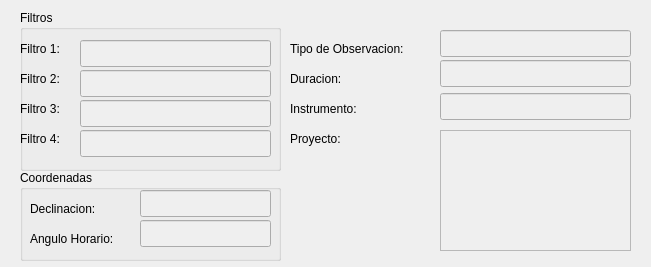
<?xml version="1.0" encoding="UTF-8"?>
<ui version="4.0">
 <class>FormProtocolo</class>
 <widget class="QWidget" name="FormProtocolo">
  <property name="geometry">
   <rect>
    <x>0</x>
    <y>0</y>
    <width>651</width>
    <height>267</height>
   </rect>
  </property>
  <property name="minimumSize">
   <size>
    <width>651</width>
    <height>267</height>
   </size>
  </property>
  <property name="maximumSize">
   <size>
    <width>651</width>
    <height>267</height>
   </size>
  </property>
  <property name="windowTitle">
   <string>Form</string>
  </property>
  <widget class="QLineEdit" name="lineEditTipoObservacion">
   <property name="enabled">
    <bool>false</bool>
   </property>
   <property name="geometry">
    <rect>
     <x>440</x>
     <y>30</y>
     <width>191</width>
     <height>27</height>
    </rect>
   </property>
  </widget>
  <widget class="QGroupBox" name="groupBox_4">
   <property name="geometry">
    <rect>
     <x>20</x>
     <y>170</y>
     <width>261</width>
     <height>91</height>
    </rect>
   </property>
   <property name="title">
    <string>Coordenadas</string>
   </property>
   <widget class="QLabel" name="label_5">
    <property name="geometry">
     <rect>
      <x>10</x>
      <y>30</y>
      <width>91</width>
      <height>17</height>
     </rect>
    </property>
    <property name="text">
     <string>Declinacion:</string>
    </property>
   </widget>
   <widget class="QLabel" name="label_6">
    <property name="geometry">
     <rect>
      <x>10</x>
      <y>60</y>
      <width>111</width>
      <height>17</height>
     </rect>
    </property>
    <property name="text">
     <string>Angulo Horario:</string>
    </property>
   </widget>
   <widget class="QLineEdit" name="lineEditDeclinacion">
    <property name="enabled">
     <bool>false</bool>
    </property>
    <property name="geometry">
     <rect>
      <x>120</x>
      <y>20</y>
      <width>131</width>
      <height>27</height>
     </rect>
    </property>
   </widget>
   <widget class="QLineEdit" name="lineEditAnguloHorario">
    <property name="enabled">
     <bool>false</bool>
    </property>
    <property name="geometry">
     <rect>
      <x>120</x>
      <y>50</y>
      <width>131</width>
      <height>27</height>
     </rect>
    </property>
   </widget>
  </widget>
  <widget class="QTextEdit" name="textEditProyecto">
   <property name="enabled">
    <bool>false</bool>
   </property>
   <property name="geometry">
    <rect>
     <x>440</x>
     <y>130</y>
     <width>191</width>
     <height>121</height>
    </rect>
   </property>
  </widget>
  <widget class="QGroupBox" name="groupBox_3">
   <property name="geometry">
    <rect>
     <x>20</x>
     <y>10</y>
     <width>261</width>
     <height>161</height>
    </rect>
   </property>
   <property name="title">
    <string>Filtros</string>
   </property>
   <widget class="QLabel" name="label">
    <property name="geometry">
     <rect>
      <x>0</x>
      <y>30</y>
      <width>61</width>
      <height>17</height>
     </rect>
    </property>
    <property name="text">
     <string>Filtro 1:</string>
    </property>
   </widget>
   <widget class="QLabel" name="label_2">
    <property name="geometry">
     <rect>
      <x>0</x>
      <y>60</y>
      <width>61</width>
      <height>17</height>
     </rect>
    </property>
    <property name="text">
     <string>Filtro 2:</string>
    </property>
   </widget>
   <widget class="QLabel" name="label_3">
    <property name="geometry">
     <rect>
      <x>0</x>
      <y>90</y>
      <width>61</width>
      <height>17</height>
     </rect>
    </property>
    <property name="text">
     <string>Filtro 3:</string>
    </property>
   </widget>
   <widget class="QLabel" name="label_4">
    <property name="geometry">
     <rect>
      <x>0</x>
      <y>120</y>
      <width>61</width>
      <height>17</height>
     </rect>
    </property>
    <property name="text">
     <string>Filtro 4:</string>
    </property>
   </widget>
   <widget class="QLineEdit" name="lineEditFiltro1">
    <property name="enabled">
     <bool>false</bool>
    </property>
    <property name="geometry">
     <rect>
      <x>60</x>
      <y>30</y>
      <width>191</width>
      <height>27</height>
     </rect>
    </property>
   </widget>
   <widget class="QLineEdit" name="lineEditFiltro2">
    <property name="enabled">
     <bool>false</bool>
    </property>
    <property name="geometry">
     <rect>
      <x>60</x>
      <y>60</y>
      <width>191</width>
      <height>27</height>
     </rect>
    </property>
   </widget>
   <widget class="QLineEdit" name="lineEditFiltro3">
    <property name="enabled">
     <bool>false</bool>
    </property>
    <property name="geometry">
     <rect>
      <x>60</x>
      <y>90</y>
      <width>191</width>
      <height>27</height>
     </rect>
    </property>
   </widget>
   <widget class="QLineEdit" name="lineEditFiltro4">
    <property name="enabled">
     <bool>false</bool>
    </property>
    <property name="geometry">
     <rect>
      <x>60</x>
      <y>120</y>
      <width>191</width>
      <height>27</height>
     </rect>
    </property>
   </widget>
  </widget>
  <widget class="QLineEdit" name="lineEditDuracion">
   <property name="enabled">
    <bool>false</bool>
   </property>
   <property name="geometry">
    <rect>
     <x>440</x>
     <y>60</y>
     <width>191</width>
     <height>27</height>
    </rect>
   </property>
  </widget>
  <widget class="QLabel" name="label_7">
   <property name="geometry">
    <rect>
     <x>290</x>
     <y>40</y>
     <width>151</width>
     <height>17</height>
    </rect>
   </property>
   <property name="text">
    <string>Tipo de Observacion:</string>
   </property>
  </widget>
  <widget class="QLabel" name="label_8">
   <property name="geometry">
    <rect>
     <x>290</x>
     <y>70</y>
     <width>71</width>
     <height>17</height>
    </rect>
   </property>
   <property name="text">
    <string>Duracion:</string>
   </property>
  </widget>
  <widget class="QLabel" name="label_9">
   <property name="geometry">
    <rect>
     <x>290</x>
     <y>130</y>
     <width>91</width>
     <height>17</height>
    </rect>
   </property>
   <property name="text">
    <string>Proyecto:</string>
   </property>
  </widget>
  <widget class="QLabel" name="label_10">
   <property name="geometry">
    <rect>
     <x>290</x>
     <y>100</y>
     <width>101</width>
     <height>17</height>
    </rect>
   </property>
   <property name="text">
    <string>Instrumento:</string>
   </property>
  </widget>
  <widget class="QLineEdit" name="lineEditInstrumento">
   <property name="enabled">
    <bool>false</bool>
   </property>
   <property name="geometry">
    <rect>
     <x>440</x>
     <y>93</y>
     <width>191</width>
     <height>27</height>
    </rect>
   </property>
  </widget>
 </widget>
 <resources/>
 <connections/>
</ui>
